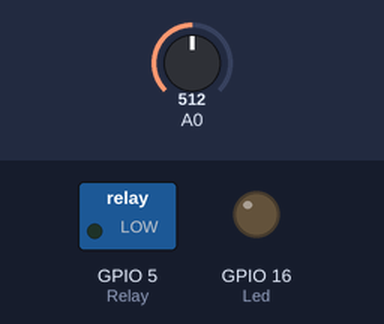
Bench run of a sketch on a simulated ESP8266 (NodeMCU). On the bench: switched loads named in the sketch (green lamp = pin HIGH), output pins drawn as LEDs (lit = HIGH). The test bench sets the inputs (shaded band); at power-on: A0 = 512. WiFi joins after 1.5 s; servers stay silent unless stated; network time is answered at once with the bench clock; uploads are accepted with an empty reply; the local clock reads 2024-03-15 10:24:30 at power-on unless the sketch sets it; what the sketch prints to the serial monitor is not drawn.

Above: at 2.7 s.
2.8 s: A0 set to 32
5.8 s: A0 set to 27
At 9.2 s:
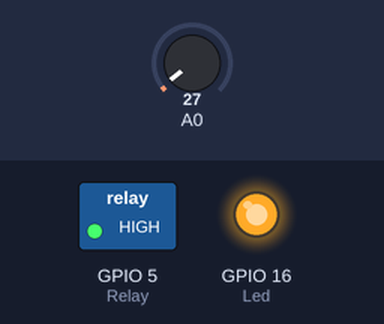
Timing chart, 0 to 14.3 s (numbered marks = the images above; inputs shaded):
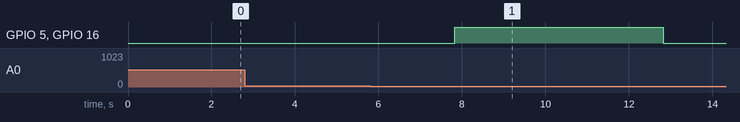

Measured:
- the behaviour switches between 30 and 29 on A0 (found by bisection; images 0 and 1)
- after the input at 2.8 s, every drawn part: stays the same
- after the input at 5.8 s, GPIO 5 (Relay), GPIO 16 (Led): LOW → HIGH after 2.0 s, → LOW 5.0 s later

The sketch:

group3.ino
```cpp
 // La función setup corre una vez, al prenderse el Arduino
// o bien al reiniciar mediante el botón reset
  //anodo comun
#include <Wire.h>
#include <ESP8266WiFi.h>
#include <ESP8266HTTPClient.h>
#include <ArduinoJson.h>
#include <NTPClient.h>
#include <WiFiUdp.h>
#include <WiFiClient.h>
#include <ESP8266WebServer.h>


#define SLAVE_ADDR 9
#define ANSWERSIZE 5


//definimos NTPClient para poder consultar el tiempo.
const long utcOffset = -10800;
WiFiUDP ntpUDP;
NTPClient timeClient(ntpUDP,"pool.ntp.org",utcOffset);

//definimos wifiClient para conectarnos a una red
WiFiClient wifiClient;
const char* ssid = "Alejandro";
const char* password = "12345678";

const char ASK_FOR_LENGTH = 'L';
const char ASK_FOR_DATA = 'D';
const int OFF = HIGH;


char request = ' ';
char requestIndex = 0;
int var = 0;
int cajas = 0;
int alfajores_total = 0;
int alfajores_caja = 0;
int sensorValue;
int relayStatus = 0;
char json[256];
String start_caja;
String Serializ;


ESP8266WebServer server(80);

void handleNotFound()
{
   server.send(404, "text/plain", "Not found");
}

String readStatus() {
  StaticJsonDocument<256> doc;

  doc["controller_name"] = "nodeMCU-ESP8266";
  timeClient.update();
  doc["date"] = timeClient.getFormattedTime();

  JsonObject actuators_0 = doc["actuators"].createNestedObject();
  actuators_0["type"] = "rele";
  actuators_0["current_value"] = relayStatus;

  JsonObject sensors_0 = doc["sensors"].createNestedObject();
  sensors_0["type"] = "hall";
  sensors_0["current_value"] = sensorValue;

  serializeJson(doc, json);
  return json;
}
void setup()
{
  //Wire.begin(SLAVE_ADDR);
  //Wire.onRequest(requestEvent);
  Serial.begin(9600);
  WiFi.begin(ssid,password);
  while(WiFi.status() != WL_CONNECTED){
    delay(500);
    Serial.print(".");
  }
  Serial.println("Wifi Connected");
  Serial.println("IP: ");
  Serial.println(WiFi.localIP());
  server.on("/recolect_data", []() {
    server.send(200, "text/plain",readStatus().c_str());
  });
  pinMode(5,OUTPUT);   //Relay
  pinMode(16,OUTPUT); //Led
  timeClient.begin();
  // Start server
  server.begin();
  Serial.println("HTTP server started");
}


void loop(){
  server.handleClient();
  delay(10);
  sensorValue = analogRead(A0);
  if(sensorValue < 30){
    if (alfajores_caja == 0){
      cajas ++;
      timeClient.update();
      httpPOST("start",timeClient.getFormattedTime());
    }
    delay(50);
    alfajores_caja ++; // lleva el conteo de alfajores en la caja actual
    alfajores_total ++; // lleva el conteo de alfajores totales
    Serial.println(alfajores_caja);
    if(alfajores_caja == 20){
      digitalWrite(5, HIGH);
      digitalWrite(16,HIGH);   //Led
      delay(5000);
      digitalWrite(5, LOW);
      digitalWrite(16,LOW);
      timeClient.update();
      httpPOST("finish",timeClient.getFormattedTime());
      relayStatus = 1;
      alfajores_caja = 0;
    }
  }
}

void httpPOST(String timer, String date){
  int contRepeat = 0;
  HTTPClient http;
  char *url = "http://192.168.43.7:4200/post";
  http.begin(wifiClient,url);
  http.addHeader("Content-Type","application/json");
  DynamicJsonDocument postMessage(2048);
  postMessage["message"] = timer;
  postMessage["time"] = date;
  String jsonBody;
  serializeJson(postMessage,jsonBody);
  Serial.println(jsonBody);
  int resCode = http.POST(jsonBody);
  Serial.println(resCode);
  while(resCode != 201 && contRepeat < 3){
    int resCode = http.POST(jsonBody);
    Serial.println(resCode);
    contRepeat++;
  }
  String res = http.getString();
  parserMessage(res);
  http.end();
}
void httpGET(){
  HTTPClient http;
  char *url = "http://192.168.43.7:4200/";
  http.begin(wifiClient,url);
  int resCode = http.GET();
  Serial.println(resCode);
  String res = http.getString();
  Serial.println(res);
  parserMessage(res);
  http.end();
}
void parserMessage(String res){
  DynamicJsonDocument doc(2048);
  deserializeJson(doc,res);
  const char* message = doc["message"];
  Serial.println(message);
}


 //Serial.print("Json:");
// Serial.print(json);
 
```
